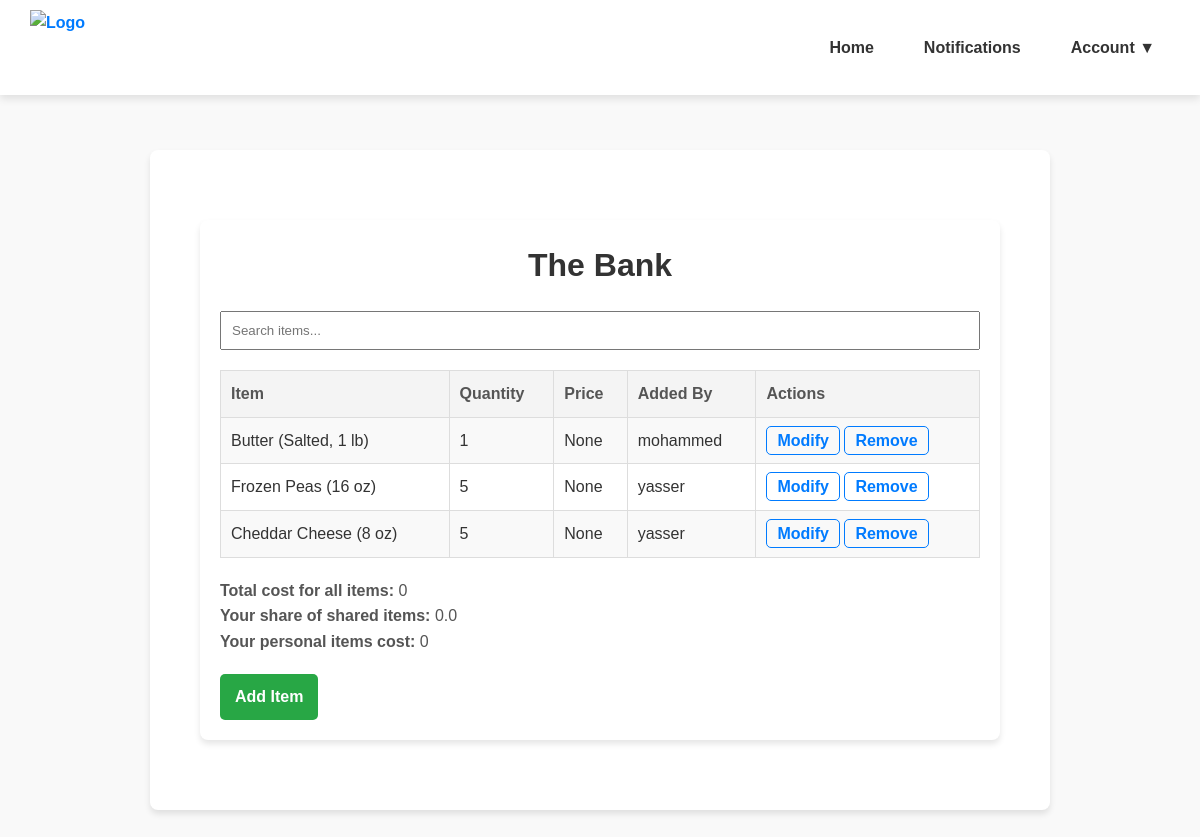
/cart/1/ (signed in), run on an earlier commit of the app's database.
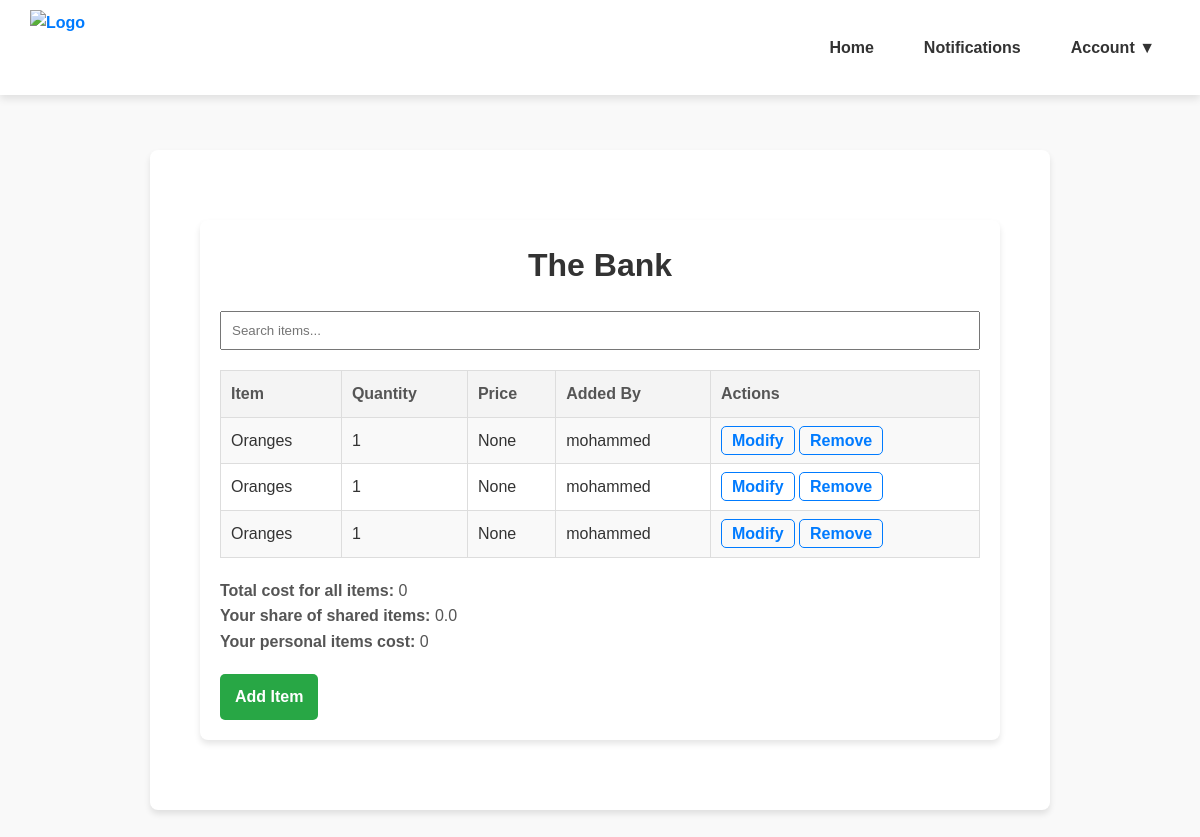
And on a later commit of the database.
### main/models.py (models this page shows, shortened)
class SharedCart(models.Model):
    name = models.CharField(max_length=100)
    users = models.ManyToManyField(User, related_name='shared_carts')
    def total_shared_cost(self):
        return sum(i.quantity * (i.item.price or 0) for i in self.items.filter(is_shared=True))
    def total_personal_cost(self, user):
        return sum(i.quantity * (i.item.price or 0) for i in self.items.filter(is_shared=False, added_by=user))
    def total_cost(self):
        return sum(i.quantity * (i.item.price or 0) for i in self.items.all())
    def split_cost(self):
        total = self.total_shared_cost()
        num_users = self.users.count()
        return total / num_users if num_users else 0

class CartItem(models.Model):
    cart = models.ForeignKey(SharedCart, on_delete=models.CASCADE, related_name='items')
    item = models.ForeignKey(GroceryItem, on_delete=models.CASCADE)
    quantity = models.PositiveIntegerField(default=1)
    added_by = models.ForeignKey(User, on_delete=models.SET_NULL, null=True)
    added_at = models.DateTimeField(auto_now_add=True)
    is_purchased = models.BooleanField(default=False)
    is_shared = models.BooleanField(default=True)

class GroceryItem(models.Model):
    CATEGORY_CHOICES = [
        ("Fruits", "Fruits"),
        ("Vegetables", "Vegetables"),
        ("Dairy", "Dairy"),
        ("Bakery", "Bakery"),
        ("Meat", "Meat"),
        ("Beverages", "Beverages"),
        ("Snacks", "Snacks"),
        ("Frozen Foods", "Frozen Foods"),
        ("Household Items", "Household Items"),
    ]
    name = models.CharField(max_length=100, unique=True)
    description = models.TextField(blank=True)
    price = models.DecimalField(max_digits=6, decimal_places=2, null=True, blank=True)
    availability = models.BooleanField(default=True)
    category = models.CharField(
        max_length=50,
        choices=CATEGORY_CHOICES,
        default="N/A",
    )

### main/views.py (the view)
# urls.py: path('cart/<int:cart_id>/', views.shared_cart_view, name='shared_cart'),
@login_required
def shared_cart_view(request, cart_id):
    cart = get_object_or_404(SharedCart, id=cart_id, users=request.user)
    search_query = request.GET.get('q', '')
    items = cart.items.select_related('item').all()
    if search_query:
        items = items.filter(item__name__icontains=search_query)
    total_price = cart.total_cost()
    split_price = cart.split_cost()
    personal_cost = cart.total_personal_cost(request.user)
    context = {
        'cart': cart,
        'items': items,
        'total_price': total_price,
        'split_price': split_price,
        'personal_cost': personal_cost,
        'search_query': search_query,
    }
    return render(request, 'shared_cart.html', context)

### templates/shared_cart.html (shortened to what this page needs)
{% extends 'base.html' %}
{% block content %}
<div class="container">
    <h1>{{ cart.name }}</h1>
    <input
        type="text"
        id="searchBar"
        placeholder="Search items..."
        style="width: 100%; padding: 10px; margin-bottom: 20px;"
    />
    <table id="itemsTable">
        <tr>
            <th>Item</th>
            <th>Quantity</th>
            <th>Price</th>
            <th>Added By</th>
            <th>Actions</th>
        </tr>
        {% for item in items %}
        <tr>
            <td>{{ item.item.name }}</td>
            <td>{{ item.quantity }}</td>
            <td>{{ item.item.price }}</td>
            <td>{{ item.added_by.username }}</td>
            <td>
                <a href="{% url 'modify_item' cart.id item.id %}">Modify</a>
                <a href="{% url 'remove_item' cart.id item.id %}">Remove</a>
            </td>
        </tr>
        {% endfor %}
    </table>
    <p><strong>Total cost for all items:</strong> {{ total_price }}</p>
    <p><strong>Your share of shared items:</strong> {{ split_price }}</p>
    <p><strong>Your personal items cost:</strong> {{ personal_cost }}</p>
    <a href="{% url 'add_item' cart.id %}" class="btn-add">Add Item</a>
</div>
{% endblock %}

### templates/base.html (shortened to what this page needs)
<!DOCTYPE html>
<html lang="en">
<head>
</head>
<body>
    <nav>
        <div class="logo">
            <a href="{% url 'home' %}">
                <img src="https://i.imgur.com/ne6CXxW.png" alt="Logo">
            </a>
        </div>
        <div class="nav-links">
            {% if user.is_authenticated %}
                <a href="{% url 'home' %}">Home</a>
                <a href="{% url 'notifications' %}">Notifications</a>
                <div class="dropdown">
                    <a href="#">Account ▼</a>
                </div>
            {% else %}
                <a href="{% url 'login' %}">Login</a>
                <a href="{% url 'register' %}">Register</a>
            {% endif %}
        </div>
    </nav>
    <div class="content">
        {% block content %}{% endblock %}
    </div>
</body>
</html>

### templates/base.html (style rules this page uses)
* { margin: 0; padding: 0; box-sizing: border-box; outline: none; }
body { font-family: 'Arial', sans-serif; background-color: #f9f9f9; color: #333; line-height: 1.6; }
a { text-decoration: none; color: inherit; }
nav { display: flex; justify-content: space-between; align-items: center; padding: 10px 30px; position: fixed; top: 0; left: 0; right: 0; background-color: #ffffff; box-shadow: 0 4px 8px rgba(0, 0, 0, 0.1); z-index: 1000; }
.logo a { display: inline-block; width: auto; height: auto; padding: 0; border: none; background: none; }
.logo img { height: 75px; display: block; margin: 0; border: none; }
.nav-links { display: flex; align-items: center; gap: 20px; }
.nav-links a, .dropdown a { font-size: 16px; color: #333; font-weight: 600; padding: 8px 15px; border-radius: 5px; transition: all 0.3s ease; background-color: transparent; border: none; }
.dropdown { position: relative; }
.content { max-width: 900px; margin: 150px auto 50px auto; padding: 20px; background: #ffffff; border-radius: 8px; box-shadow: 0 4px 6px rgba(0, 0, 0, 0.1); }

### templates/shared_cart.html (style rules this page uses)
.container { max-width: 800px; margin: 50px auto; padding: 20px; background: #fff; border-radius: 8px; box-shadow: 0 4px 6px rgba(0, 0, 0, 0.1); }
h1 { font-size: 2em; margin-bottom: 20px; color: #333; text-align: center; }
table { width: 100%; border-collapse: collapse; margin-bottom: 20px; }
th, td { text-align: left; padding: 10px; border: 1px solid #ddd; }
th { background-color: #f4f4f4; font-weight: bold; color: #555; }
tr:nth-child(even) { background-color: #f9f9f9; }
a { text-decoration: none; font-weight: bold; color: #007bff; padding: 5px 10px; border: 1px solid #007bff; border-radius: 5px; transition: background 0.3s ease, color 0.3s ease; }
p { font-size: 1em; color: #555; }
.btn-add { display: inline-block; margin-top: 20px; padding: 10px 15px; font-size: 1em; color: white; background: #28a745; border: none; border-radius: 5px; text-decoration: none; cursor: pointer; transition: background 0.3s ease; }

What changed in the data, as far as the page shows it:
removed CartItem: item.name "Butter (Salted, 1 lb)", quantity "1", item.price "None", added_by.username "mohammed"
removed CartItem: item.name "Frozen Peas (16 oz)", quantity "5", item.price "None", added_by.username "yasser"
removed CartItem: item.name "Cheddar Cheese (8 oz)", quantity "5", item.price "None", added_by.username "yasser"
added CartItem: item.name "Oranges", quantity "1", item.price "None", added_by.username "mohammed"
added CartItem: item.name "Oranges", quantity "1", item.price "None", added_by.username "mohammed"
added CartItem: item.name "Oranges", quantity "1", item.price "None", added_by.username "mohammed"
